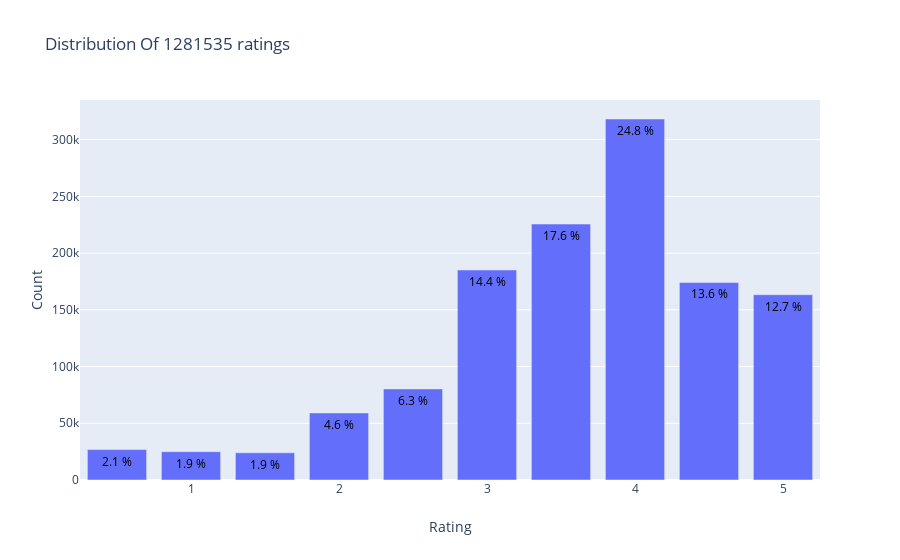

Write notebook code for a chart like this one.
### Code cell
from plotly.offline import init_notebook_mode, plot, iplot
import plotly.graph_objs as go
init_notebook_mode(connected=True)

data = sample['rating'].value_counts().sort_index(ascending=False)
trace = go.Bar(x = data.index,
               text = ['{:.1f} %'.format(val) for val in (data.values / sample.shape[0] * 100)],
               textposition = 'auto',
               textfont = dict(color = '#000000'),
               y = data.values,
               )
# Create layout
layout = dict(title = 'Distribution Of {} ratings'.format(sample.shape[0]),
              xaxis = dict(title = 'Rating'),
              yaxis = dict(title = 'Count'))
# Create plot
fig = go.Figure(data=[trace], layout=layout)
iplot(fig)

### Figure 1 — Plotly figure (JSON) as saved in the notebook; plotly's stock layout.template omitted (floating-point values rounded to 4 significant figures)
{"data": [{"text": ["12.7 %", "13.6 %", "24.8 %", "17.6 %", "14.4 %", "6.3 %", "4.6 %", "1.9 %", "1.9 %", "2.1 %"], "textfont": {"color": "#000000"}, "textposition": "auto", "type": "bar", "x": [5, 4.5, 4, 3.5, 3, 2.5, 2, 1.5, 1, 0.5], "y": [163331, 174097, 318201, 225610, 185123, 80298, 59138, 23982, 24961, 26794]}], "layout": {"title": {"text": "Distribution Of 1281535 ratings"}, "xaxis": {"title": {"text": "Rating"}}, "yaxis": {"title": {"text": "Count"}}}}
